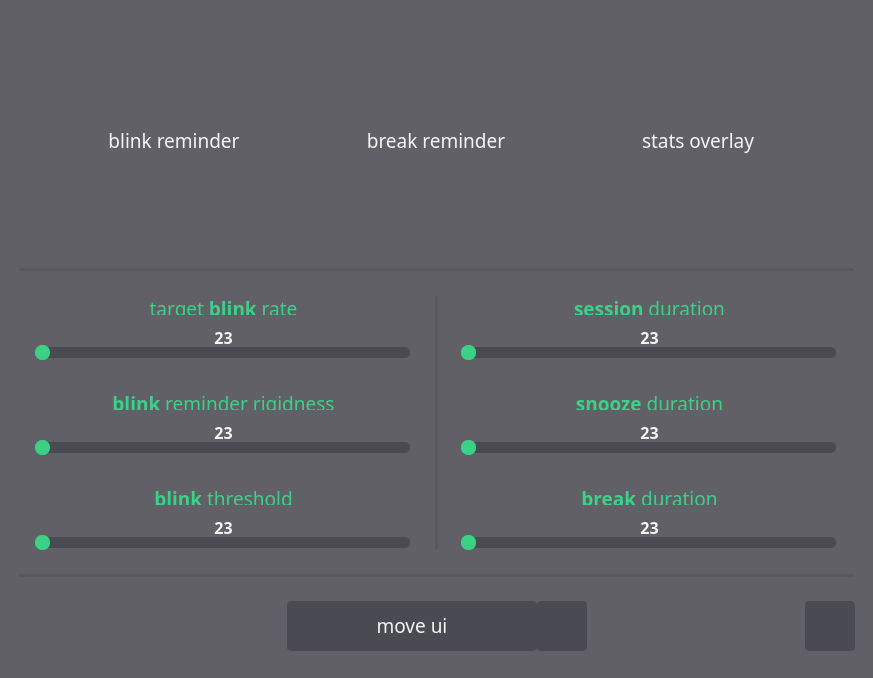
<?xml version="1.0" encoding="UTF-8"?>
<ui version="4.0">
 <class>Form</class>
 <widget class="QWidget" name="Form">
  <property name="geometry">
   <rect>
    <x>0</x>
    <y>0</y>
    <width>873</width>
    <height>678</height>
   </rect>
  </property>
  <property name="windowTitle">
   <string>Form</string>
  </property>
  <property name="styleSheet">
   <string notr="true">border:0; color:rgb(245, 245, 245);</string>
  </property>
  <layout class="QHBoxLayout" name="horizontalLayout">
   <property name="spacing">
    <number>0</number>
   </property>
   <property name="leftMargin">
    <number>0</number>
   </property>
   <property name="topMargin">
    <number>0</number>
   </property>
   <property name="rightMargin">
    <number>0</number>
   </property>
   <property name="bottomMargin">
    <number>0</number>
   </property>
   <item>
    <widget class="QFrame" name="frame">
     <property name="styleSheet">
      <string notr="true">background-color: rgba(56, 56, 64, 200);</string>
     </property>
     <property name="frameShape">
      <enum>QFrame::StyledPanel</enum>
     </property>
     <property name="frameShadow">
      <enum>QFrame::Raised</enum>
     </property>
     <layout class="QVBoxLayout" name="verticalLayout">
      <item>
       <widget class="QFrame" name="frame_3">
        <property name="minimumSize">
         <size>
          <width>0</width>
          <height>253</height>
         </size>
        </property>
        <property name="maximumSize">
         <size>
          <width>16777215</width>
          <height>253</height>
         </size>
        </property>
        <property name="styleSheet">
         <string notr="true">* {
background-color: transparent;
}

QToolButton{
border-radius: 10px;
padding:0; border:0; margin:0;
padding-top:10px;
}

QToolButton::hover{
background-color: rgba(68, 68, 78, 255);
}
</string>
        </property>
        <property name="frameShape">
         <enum>QFrame::StyledPanel</enum>
        </property>
        <property name="frameShadow">
         <enum>QFrame::Raised</enum>
        </property>
        <layout class="QHBoxLayout" name="horizontalLayout_2">
         <item>
          <widget class="QToolButton" name="blink_reminder_toggle">
           <property name="minimumSize">
            <size>
             <width>200</width>
             <height>200</height>
            </size>
           </property>
           <property name="maximumSize">
            <size>
             <width>200</width>
             <height>200</height>
            </size>
           </property>
           <property name="font">
            <font>
             <family>BIZ UDPゴシック</family>
             <pointsize>14</pointsize>
            </font>
           </property>
           <property name="layoutDirection">
            <enum>Qt::LeftToRight</enum>
           </property>
           <property name="styleSheet">
            <string notr="true"/>
           </property>
           <property name="text">
            <string>blink reminder</string>
           </property>
           <property name="icon">
            <iconset resource="resources/icons.qrc">
             <normaloff>:/icons/eye_closed_gray.png</normaloff>
             <normalon>:/icons/eye_open_green.png</normalon>:/icons/eye_closed_gray.png</iconset>
           </property>
           <property name="iconSize">
            <size>
             <width>120</width>
             <height>120</height>
            </size>
           </property>
           <property name="checkable">
            <bool>true</bool>
           </property>
           <property name="checked">
            <bool>true</bool>
           </property>
           <property name="toolButtonStyle">
            <enum>Qt::ToolButtonTextUnderIcon</enum>
           </property>
           <property name="autoRaise">
            <bool>false</bool>
           </property>
           <property name="arrowType">
            <enum>Qt::NoArrow</enum>
           </property>
          </widget>
         </item>
         <item>
          <widget class="QToolButton" name="break_reminder_toggle">
           <property name="minimumSize">
            <size>
             <width>200</width>
             <height>200</height>
            </size>
           </property>
           <property name="maximumSize">
            <size>
             <width>200</width>
             <height>200</height>
            </size>
           </property>
           <property name="font">
            <font>
             <family>BIZ UDPゴシック</family>
             <pointsize>14</pointsize>
            </font>
           </property>
           <property name="layoutDirection">
            <enum>Qt::LeftToRight</enum>
           </property>
           <property name="styleSheet">
            <string notr="true"/>
           </property>
           <property name="text">
            <string>break reminder</string>
           </property>
           <property name="icon">
            <iconset resource="resources/icons.qrc">
             <normaloff>:/icons/eye_closed_gray.png</normaloff>
             <normalon>:/icons/eye_open_green.png</normalon>:/icons/eye_closed_gray.png</iconset>
           </property>
           <property name="iconSize">
            <size>
             <width>120</width>
             <height>120</height>
            </size>
           </property>
           <property name="checkable">
            <bool>true</bool>
           </property>
           <property name="checked">
            <bool>true</bool>
           </property>
           <property name="toolButtonStyle">
            <enum>Qt::ToolButtonTextUnderIcon</enum>
           </property>
           <property name="autoRaise">
            <bool>false</bool>
           </property>
           <property name="arrowType">
            <enum>Qt::NoArrow</enum>
           </property>
          </widget>
         </item>
         <item>
          <widget class="QToolButton" name="stats_overlay_toggle">
           <property name="minimumSize">
            <size>
             <width>200</width>
             <height>200</height>
            </size>
           </property>
           <property name="maximumSize">
            <size>
             <width>200</width>
             <height>200</height>
            </size>
           </property>
           <property name="font">
            <font>
             <family>BIZ UDPゴシック</family>
             <pointsize>14</pointsize>
            </font>
           </property>
           <property name="layoutDirection">
            <enum>Qt::LeftToRight</enum>
           </property>
           <property name="styleSheet">
            <string notr="true"/>
           </property>
           <property name="text">
            <string>stats overlay</string>
           </property>
           <property name="icon">
            <iconset resource="resources/icons.qrc">
             <normaloff>:/icons/eye_closed_gray.png</normaloff>
             <normalon>:/icons/eye_open_green.png</normalon>:/icons/eye_closed_gray.png</iconset>
           </property>
           <property name="iconSize">
            <size>
             <width>120</width>
             <height>120</height>
            </size>
           </property>
           <property name="checkable">
            <bool>true</bool>
           </property>
           <property name="checked">
            <bool>true</bool>
           </property>
           <property name="toolButtonStyle">
            <enum>Qt::ToolButtonTextUnderIcon</enum>
           </property>
           <property name="autoRaise">
            <bool>false</bool>
           </property>
           <property name="arrowType">
            <enum>Qt::NoArrow</enum>
           </property>
          </widget>
         </item>
        </layout>
       </widget>
      </item>
      <item>
       <widget class="Line" name="line">
        <property name="styleSheet">
         <string notr="true">margin: 10;
background-color: rgba(0, 0, 0, 20)
</string>
        </property>
        <property name="orientation">
         <enum>Qt::Horizontal</enum>
        </property>
       </widget>
      </item>
      <item>
       <widget class="QFrame" name="frame_2">
        <property name="styleSheet">
         <string notr="true">*{
background-color: transparent;
}

QSlider::groove:horizontal {
background-color: rgba(68, 68, 78, 200);
height: 11px;
border-radius: 5px;
margin: 0 10px;

}

QSlider::handle:horizontal {
background-color: rgb(59, 209, 135);
height:15px;
width:15px;
border-radius: 7px;
margin: -2px;
}

QSlider::handle:horizontal:hover {
background-color: rgb(89, 239, 165);
}

QSlider::handle:horizontal:pressed {
background-color: rgb(89, 239, 165);
}</string>
        </property>
        <property name="frameShape">
         <enum>QFrame::StyledPanel</enum>
        </property>
        <property name="frameShadow">
         <enum>QFrame::Raised</enum>
        </property>
        <layout class="QHBoxLayout" name="horizontalLayout_3">
         <item>
          <widget class="QFrame" name="frame_10">
           <property name="maximumSize">
            <size>
             <width>16777215</width>
             <height>16777215</height>
            </size>
           </property>
           <property name="styleSheet">
            <string notr="true"/>
           </property>
           <property name="frameShape">
            <enum>QFrame::StyledPanel</enum>
           </property>
           <property name="frameShadow">
            <enum>QFrame::Raised</enum>
           </property>
           <layout class="QVBoxLayout" name="verticalLayout_8">
            <property name="spacing">
             <number>30</number>
            </property>
            <item>
             <widget class="QFrame" name="frame_11">
              <property name="maximumSize">
               <size>
                <width>16777215</width>
                <height>80</height>
               </size>
              </property>
              <property name="frameShape">
               <enum>QFrame::StyledPanel</enum>
              </property>
              <property name="frameShadow">
               <enum>QFrame::Raised</enum>
              </property>
              <layout class="QVBoxLayout" name="verticalLayout_9">
               <property name="spacing">
                <number>0</number>
               </property>
               <property name="leftMargin">
                <number>0</number>
               </property>
               <property name="topMargin">
                <number>0</number>
               </property>
               <property name="rightMargin">
                <number>0</number>
               </property>
               <property name="bottomMargin">
                <number>0</number>
               </property>
               <item>
                <widget class="QLabel" name="label_11">
                 <property name="maximumSize">
                  <size>
                   <width>16777215</width>
                   <height>20</height>
                  </size>
                 </property>
                 <property name="font">
                  <font>
                   <family>BIZ UDPゴシック</family>
                   <pointsize>14</pointsize>
                  </font>
                 </property>
                 <property name="styleSheet">
                  <string notr="true">color: rgb(59, 209, 135);</string>
                 </property>
                 <property name="text">
                  <string>target &lt;b&gt;blink&lt;/b&gt; rate</string>
                 </property>
                 <property name="alignment">
                  <set>Qt::AlignCenter</set>
                 </property>
                </widget>
               </item>
               <item>
                <widget class="QLabel" name="target_blink_rate_label">
                 <property name="minimumSize">
                  <size>
                   <width>0</width>
                   <height>0</height>
                  </size>
                 </property>
                 <property name="maximumSize">
                  <size>
                   <width>16777215</width>
                   <height>30</height>
                  </size>
                 </property>
                 <property name="font">
                  <font>
                   <family>BIZ UDPゴシック</family>
                   <pointsize>12</pointsize>
                   <weight>75</weight>
                   <bold>true</bold>
                  </font>
                 </property>
                 <property name="styleSheet">
                  <string notr="true">padding-top:15</string>
                 </property>
                 <property name="text">
                  <string>23</string>
                 </property>
                 <property name="alignment">
                  <set>Qt::AlignCenter</set>
                 </property>
                </widget>
               </item>
               <item>
                <widget class="QSlider" name="target_blink_rate_slider">
                 <property name="styleSheet">
                  <string notr="true"/>
                 </property>
                 <property name="minimum">
                  <number>10</number>
                 </property>
                 <property name="maximum">
                  <number>60</number>
                 </property>
                 <property name="pageStep">
                  <number>1</number>
                 </property>
                 <property name="sliderPosition">
                  <number>10</number>
                 </property>
                 <property name="orientation">
                  <enum>Qt::Horizontal</enum>
                 </property>
                 <property name="invertedAppearance">
                  <bool>false</bool>
                 </property>
                 <property name="invertedControls">
                  <bool>false</bool>
                 </property>
                </widget>
               </item>
              </layout>
             </widget>
            </item>
            <item>
             <widget class="QFrame" name="frame_12">
              <property name="maximumSize">
               <size>
                <width>16777215</width>
                <height>80</height>
               </size>
              </property>
              <property name="frameShape">
               <enum>QFrame::StyledPanel</enum>
              </property>
              <property name="frameShadow">
               <enum>QFrame::Raised</enum>
              </property>
              <layout class="QVBoxLayout" name="verticalLayout_10">
               <property name="spacing">
                <number>0</number>
               </property>
               <property name="leftMargin">
                <number>0</number>
               </property>
               <property name="topMargin">
                <number>0</number>
               </property>
               <property name="rightMargin">
                <number>0</number>
               </property>
               <property name="bottomMargin">
                <number>0</number>
               </property>
               <item>
                <widget class="QLabel" name="label_5">
                 <property name="maximumSize">
                  <size>
                   <width>16777215</width>
                   <height>20</height>
                  </size>
                 </property>
                 <property name="font">
                  <font>
                   <family>BIZ UDPゴシック</family>
                   <pointsize>14</pointsize>
                  </font>
                 </property>
                 <property name="styleSheet">
                  <string notr="true">color: rgb(59, 209, 135);</string>
                 </property>
                 <property name="text">
                  <string>&lt;b&gt;blink&lt;/b&gt; reminder rigidness</string>
                 </property>
                 <property name="alignment">
                  <set>Qt::AlignCenter</set>
                 </property>
                </widget>
               </item>
               <item>
                <widget class="QLabel" name="blink_reminder_rigidness_label">
                 <property name="minimumSize">
                  <size>
                   <width>0</width>
                   <height>0</height>
                  </size>
                 </property>
                 <property name="maximumSize">
                  <size>
                   <width>16777215</width>
                   <height>30</height>
                  </size>
                 </property>
                 <property name="font">
                  <font>
                   <family>BIZ UDPゴシック</family>
                   <pointsize>12</pointsize>
                   <weight>75</weight>
                   <bold>true</bold>
                  </font>
                 </property>
                 <property name="styleSheet">
                  <string notr="true">padding-top:15</string>
                 </property>
                 <property name="text">
                  <string>23</string>
                 </property>
                 <property name="alignment">
                  <set>Qt::AlignCenter</set>
                 </property>
                </widget>
               </item>
               <item>
                <widget class="QSlider" name="blink_reminder_rigidness_slider">
                 <property name="styleSheet">
                  <string notr="true"/>
                 </property>
                 <property name="minimum">
                  <number>1</number>
                 </property>
                 <property name="maximum">
                  <number>100</number>
                 </property>
                 <property name="pageStep">
                  <number>1</number>
                 </property>
                 <property name="sliderPosition">
                  <number>1</number>
                 </property>
                 <property name="orientation">
                  <enum>Qt::Horizontal</enum>
                 </property>
                 <property name="invertedAppearance">
                  <bool>false</bool>
                 </property>
                 <property name="invertedControls">
                  <bool>false</bool>
                 </property>
                </widget>
               </item>
              </layout>
             </widget>
            </item>
            <item>
             <widget class="QFrame" name="frame_13">
              <property name="maximumSize">
               <size>
                <width>16777215</width>
                <height>80</height>
               </size>
              </property>
              <property name="frameShape">
               <enum>QFrame::StyledPanel</enum>
              </property>
              <property name="frameShadow">
               <enum>QFrame::Raised</enum>
              </property>
              <layout class="QVBoxLayout" name="verticalLayout_11">
               <property name="spacing">
                <number>0</number>
               </property>
               <property name="leftMargin">
                <number>0</number>
               </property>
               <property name="topMargin">
                <number>0</number>
               </property>
               <property name="rightMargin">
                <number>0</number>
               </property>
               <property name="bottomMargin">
                <number>0</number>
               </property>
               <item>
                <widget class="QLabel" name="label_15">
                 <property name="maximumSize">
                  <size>
                   <width>16777215</width>
                   <height>20</height>
                  </size>
                 </property>
                 <property name="font">
                  <font>
                   <family>BIZ UDPゴシック</family>
                   <pointsize>14</pointsize>
                  </font>
                 </property>
                 <property name="styleSheet">
                  <string notr="true">color: rgb(59, 209, 135);</string>
                 </property>
                 <property name="text">
                  <string>&lt;b&gt;blink&lt;/b&gt; threshold</string>
                 </property>
                 <property name="alignment">
                  <set>Qt::AlignCenter</set>
                 </property>
                </widget>
               </item>
               <item>
                <widget class="QLabel" name="ear_threshold_label">
                 <property name="minimumSize">
                  <size>
                   <width>0</width>
                   <height>0</height>
                  </size>
                 </property>
                 <property name="maximumSize">
                  <size>
                   <width>16777215</width>
                   <height>30</height>
                  </size>
                 </property>
                 <property name="font">
                  <font>
                   <family>BIZ UDPゴシック</family>
                   <pointsize>12</pointsize>
                   <weight>75</weight>
                   <bold>true</bold>
                  </font>
                 </property>
                 <property name="styleSheet">
                  <string notr="true">padding-top:15</string>
                 </property>
                 <property name="text">
                  <string>23</string>
                 </property>
                 <property name="alignment">
                  <set>Qt::AlignCenter</set>
                 </property>
                </widget>
               </item>
               <item>
                <widget class="QSlider" name="ear_threshold_slider">
                 <property name="styleSheet">
                  <string notr="true"/>
                 </property>
                 <property name="minimum">
                  <number>20</number>
                 </property>
                 <property name="maximum">
                  <number>25</number>
                 </property>
                 <property name="pageStep">
                  <number>1</number>
                 </property>
                 <property name="sliderPosition">
                  <number>20</number>
                 </property>
                 <property name="orientation">
                  <enum>Qt::Horizontal</enum>
                 </property>
                 <property name="invertedAppearance">
                  <bool>false</bool>
                 </property>
                 <property name="invertedControls">
                  <bool>false</bool>
                 </property>
                </widget>
               </item>
              </layout>
             </widget>
            </item>
           </layout>
          </widget>
         </item>
         <item>
          <widget class="Line" name="line_2">
           <property name="styleSheet">
            <string notr="true">margin: 10;
background-color: rgba(0, 0, 0, 20)
</string>
           </property>
           <property name="orientation">
            <enum>Qt::Vertical</enum>
           </property>
          </widget>
         </item>
         <item>
          <widget class="QFrame" name="frame_4">
           <property name="maximumSize">
            <size>
             <width>16777215</width>
             <height>16777215</height>
            </size>
           </property>
           <property name="styleSheet">
            <string notr="true"/>
           </property>
           <property name="frameShape">
            <enum>QFrame::StyledPanel</enum>
           </property>
           <property name="frameShadow">
            <enum>QFrame::Raised</enum>
           </property>
           <layout class="QVBoxLayout" name="verticalLayout_2">
            <property name="spacing">
             <number>30</number>
            </property>
            <item>
             <widget class="QFrame" name="frame_6">
              <property name="maximumSize">
               <size>
                <width>16777215</width>
                <height>80</height>
               </size>
              </property>
              <property name="frameShape">
               <enum>QFrame::StyledPanel</enum>
              </property>
              <property name="frameShadow">
               <enum>QFrame::Raised</enum>
              </property>
              <layout class="QVBoxLayout" name="verticalLayout_4">
               <property name="spacing">
                <number>0</number>
               </property>
               <property name="leftMargin">
                <number>0</number>
               </property>
               <property name="topMargin">
                <number>0</number>
               </property>
               <property name="rightMargin">
                <number>0</number>
               </property>
               <property name="bottomMargin">
                <number>0</number>
               </property>
               <item>
                <widget class="QLabel" name="label_3">
                 <property name="maximumSize">
                  <size>
                   <width>16777215</width>
                   <height>20</height>
                  </size>
                 </property>
                 <property name="font">
                  <font>
                   <family>BIZ UDPゴシック</family>
                   <pointsize>14</pointsize>
                  </font>
                 </property>
                 <property name="styleSheet">
                  <string notr="true">color: rgb(59, 209, 135);</string>
                 </property>
                 <property name="text">
                  <string>&lt;b&gt;session&lt;/b&gt; duration</string>
                 </property>
                 <property name="alignment">
                  <set>Qt::AlignCenter</set>
                 </property>
                </widget>
               </item>
               <item>
                <widget class="QLabel" name="session_duration_label">
                 <property name="minimumSize">
                  <size>
                   <width>0</width>
                   <height>0</height>
                  </size>
                 </property>
                 <property name="maximumSize">
                  <size>
                   <width>16777215</width>
                   <height>30</height>
                  </size>
                 </property>
                 <property name="font">
                  <font>
                   <family>BIZ UDPゴシック</family>
                   <pointsize>12</pointsize>
                   <weight>75</weight>
                   <bold>true</bold>
                  </font>
                 </property>
                 <property name="styleSheet">
                  <string notr="true">padding-top:15</string>
                 </property>
                 <property name="text">
                  <string>23</string>
                 </property>
                 <property name="alignment">
                  <set>Qt::AlignCenter</set>
                 </property>
                </widget>
               </item>
               <item>
                <widget class="QSlider" name="session_duration_slider">
                 <property name="styleSheet">
                  <string notr="true"/>
                 </property>
                 <property name="minimum">
                  <number>10</number>
                 </property>
                 <property name="maximum">
                  <number>60</number>
                 </property>
                 <property name="pageStep">
                  <number>1</number>
                 </property>
                 <property name="sliderPosition">
                  <number>10</number>
                 </property>
                 <property name="orientation">
                  <enum>Qt::Horizontal</enum>
                 </property>
                 <property name="invertedAppearance">
                  <bool>false</bool>
                 </property>
                 <property name="invertedControls">
                  <bool>false</bool>
                 </property>
                </widget>
               </item>
              </layout>
             </widget>
            </item>
            <item>
             <widget class="QFrame" name="frame_5">
              <property name="maximumSize">
               <size>
                <width>16777215</width>
                <height>80</height>
               </size>
              </property>
              <property name="frameShape">
               <enum>QFrame::StyledPanel</enum>
              </property>
              <property name="frameShadow">
               <enum>QFrame::Raised</enum>
              </property>
              <layout class="QVBoxLayout" name="verticalLayout_3">
               <property name="spacing">
                <number>0</number>
               </property>
               <property name="leftMargin">
                <number>0</number>
               </property>
               <property name="topMargin">
                <number>0</number>
               </property>
               <property name="rightMargin">
                <number>0</number>
               </property>
               <property name="bottomMargin">
                <number>0</number>
               </property>
               <item>
                <widget class="QLabel" name="label_2">
                 <property name="maximumSize">
                  <size>
                   <width>16777215</width>
                   <height>20</height>
                  </size>
                 </property>
                 <property name="font">
                  <font>
                   <family>BIZ UDPゴシック</family>
                   <pointsize>14</pointsize>
                  </font>
                 </property>
                 <property name="styleSheet">
                  <string notr="true">color: rgb(59, 209, 135);</string>
                 </property>
                 <property name="text">
                  <string>&lt;b&gt;snooze&lt;/b&gt; duration</string>
                 </property>
                 <property name="alignment">
                  <set>Qt::AlignCenter</set>
                 </property>
                </widget>
               </item>
               <item>
                <widget class="QLabel" name="snooze_duration_label">
                 <property name="minimumSize">
                  <size>
                   <width>0</width>
                   <height>0</height>
                  </size>
                 </property>
                 <property name="maximumSize">
                  <size>
                   <width>16777215</width>
                   <height>30</height>
                  </size>
                 </property>
                 <property name="font">
                  <font>
                   <family>BIZ UDPゴシック</family>
                   <pointsize>12</pointsize>
                   <weight>75</weight>
                   <bold>true</bold>
                  </font>
                 </property>
                 <property name="styleSheet">
                  <string notr="true">padding-top:15</string>
                 </property>
                 <property name="text">
                  <string>23</string>
                 </property>
                 <property name="alignment">
                  <set>Qt::AlignCenter</set>
                 </property>
                </widget>
               </item>
               <item>
                <widget class="QSlider" name="snooze_duration_slider">
                 <property name="styleSheet">
                  <string notr="true"/>
                 </property>
                 <property name="minimum">
                  <number>1</number>
                 </property>
                 <property name="maximum">
                  <number>10</number>
                 </property>
                 <property name="pageStep">
                  <number>1</number>
                 </property>
                 <property name="sliderPosition">
                  <number>1</number>
                 </property>
                 <property name="orientation">
                  <enum>Qt::Horizontal</enum>
                 </property>
                 <property name="invertedAppearance">
                  <bool>false</bool>
                 </property>
                 <property name="invertedControls">
                  <bool>false</bool>
                 </property>
                </widget>
               </item>
              </layout>
             </widget>
            </item>
            <item>
             <widget class="QFrame" name="frame_9">
              <property name="maximumSize">
               <size>
                <width>16777215</width>
                <height>80</height>
               </size>
              </property>
              <property name="frameShape">
               <enum>QFrame::StyledPanel</enum>
              </property>
              <property name="frameShadow">
               <enum>QFrame::Raised</enum>
              </property>
              <layout class="QVBoxLayout" name="verticalLayout_7">
               <property name="spacing">
                <number>0</number>
               </property>
               <property name="leftMargin">
                <number>0</number>
               </property>
               <property name="topMargin">
                <number>0</number>
               </property>
               <property name="rightMargin">
                <number>0</number>
               </property>
               <property name="bottomMargin">
                <number>0</number>
               </property>
               <item>
                <widget class="QLabel" name="label_9">
                 <property name="maximumSize">
                  <size>
                   <width>16777215</width>
                   <height>20</height>
                  </size>
                 </property>
                 <property name="font">
                  <font>
                   <family>BIZ UDPゴシック</family>
                   <pointsize>14</pointsize>
                  </font>
                 </property>
                 <property name="styleSheet">
                  <string notr="true">color: rgb(59, 209, 135);</string>
                 </property>
                 <property name="text">
                  <string>&lt;b&gt;break&lt;/b&gt; duration</string>
                 </property>
                 <property name="alignment">
                  <set>Qt::AlignCenter</set>
                 </property>
                </widget>
               </item>
               <item>
                <widget class="QLabel" name="break_duration_label">
                 <property name="minimumSize">
                  <size>
                   <width>0</width>
                   <height>0</height>
                  </size>
                 </property>
                 <property name="maximumSize">
                  <size>
                   <width>16777215</width>
                   <height>30</height>
                  </size>
                 </property>
                 <property name="font">
                  <font>
                   <family>BIZ UDPゴシック</family>
                   <pointsize>12</pointsize>
                   <weight>75</weight>
                   <bold>true</bold>
                  </font>
                 </property>
                 <property name="styleSheet">
                  <string notr="true">padding-top:15</string>
                 </property>
                 <property name="text">
                  <string>23</string>
                 </property>
                 <property name="alignment">
                  <set>Qt::AlignCenter</set>
                 </property>
                </widget>
               </item>
               <item>
                <widget class="QSlider" name="break_duration_slider">
                 <property name="styleSheet">
                  <string notr="true"/>
                 </property>
                 <property name="minimum">
                  <number>1</number>
                 </property>
                 <property name="maximum">
                  <number>300</number>
                 </property>
                 <property name="singleStep">
                  <number>10</number>
                 </property>
                 <property name="pageStep">
                  <number>1</number>
                 </property>
                 <property name="sliderPosition">
                  <number>1</number>
                 </property>
                 <property name="orientation">
                  <enum>Qt::Horizontal</enum>
                 </property>
                 <property name="invertedAppearance">
                  <bool>false</bool>
                 </property>
                 <property name="invertedControls">
                  <bool>false</bool>
                 </property>
                </widget>
               </item>
              </layout>
             </widget>
            </item>
           </layout>
          </widget>
         </item>
        </layout>
       </widget>
      </item>
      <item>
       <widget class="Line" name="line_3">
        <property name="styleSheet">
         <string notr="true">margin: 10;
background-color: rgba(0, 0, 0, 20)
</string>
        </property>
        <property name="orientation">
         <enum>Qt::Horizontal</enum>
        </property>
       </widget>
      </item>
      <item>
       <widget class="QFrame" name="frame_7">
        <property name="styleSheet">
         <string notr="true">* {
background-color: transparent
}

QPushButton{
background-color: rgba(68, 68, 78, 200);
color: rgb(245, 245, 245);
border-radius: 4px;
}

QPushButton::hover{
background-color: rgba(88, 88, 98, 200);
color: rgb(59, 209, 135);
}

QPushButton::checked{
background-color: rgb(59, 209, 135);
color: rgb(245, 245, 245);
}</string>
        </property>
        <property name="frameShape">
         <enum>QFrame::StyledPanel</enum>
        </property>
        <property name="frameShadow">
         <enum>QFrame::Raised</enum>
        </property>
        <layout class="QHBoxLayout" name="horizontalLayout_5">
         <item>
          <widget class="QFrame" name="frame_16">
           <property name="minimumSize">
            <size>
             <width>50</width>
             <height>50</height>
            </size>
           </property>
           <property name="maximumSize">
            <size>
             <width>50</width>
             <height>50</height>
            </size>
           </property>
           <property name="frameShape">
            <enum>QFrame::StyledPanel</enum>
           </property>
           <property name="frameShadow">
            <enum>QFrame::Raised</enum>
           </property>
          </widget>
         </item>
         <item>
          <widget class="QFrame" name="frame_15">
           <property name="frameShape">
            <enum>QFrame::StyledPanel</enum>
           </property>
           <property name="frameShadow">
            <enum>QFrame::Raised</enum>
           </property>
          </widget>
         </item>
         <item>
          <widget class="QFrame" name="frame_8">
           <property name="minimumSize">
            <size>
             <width>300</width>
             <height>0</height>
            </size>
           </property>
           <property name="maximumSize">
            <size>
             <width>300</width>
             <height>16777215</height>
            </size>
           </property>
           <property name="frameShape">
            <enum>QFrame::StyledPanel</enum>
           </property>
           <property name="frameShadow">
            <enum>QFrame::Raised</enum>
           </property>
           <layout class="QHBoxLayout" name="horizontalLayout_4">
            <property name="spacing">
             <number>0</number>
            </property>
            <property name="leftMargin">
             <number>0</number>
            </property>
            <property name="topMargin">
             <number>0</number>
            </property>
            <property name="rightMargin">
             <number>0</number>
            </property>
            <property name="bottomMargin">
             <number>0</number>
            </property>
            <item>
             <widget class="QPushButton" name="move_ui_button">
              <property name="minimumSize">
               <size>
                <width>250</width>
                <height>50</height>
               </size>
              </property>
              <property name="maximumSize">
               <size>
                <width>250</width>
                <height>16777215</height>
               </size>
              </property>
              <property name="font">
               <font>
                <family>BIZ UDPゴシック</family>
                <pointsize>14</pointsize>
               </font>
              </property>
              <property name="styleSheet">
               <string notr="true">padding-bottom: 2px;</string>
              </property>
              <property name="text">
               <string>move ui</string>
              </property>
              <property name="checkable">
               <bool>true</bool>
              </property>
             </widget>
            </item>
            <item>
             <widget class="QPushButton" name="reset_geometry_button">
              <property name="minimumSize">
               <size>
                <width>50</width>
                <height>50</height>
               </size>
              </property>
              <property name="maximumSize">
               <size>
                <width>50</width>
                <height>16777215</height>
               </size>
              </property>
              <property name="font">
               <font>
                <family>BIZ UDPゴシック</family>
                <pointsize>14</pointsize>
               </font>
              </property>
              <property name="styleSheet">
               <string notr="true"/>
              </property>
              <property name="text">
               <string/>
              </property>
              <property name="icon">
               <iconset resource="resources/icons.qrc">
                <normaloff>:/icons/reset_icon.png</normaloff>:/icons/reset_icon.png</iconset>
              </property>
              <property name="iconSize">
               <size>
                <width>36</width>
                <height>36</height>
               </size>
              </property>
             </widget>
            </item>
           </layout>
          </widget>
         </item>
         <item>
          <widget class="QFrame" name="frame_14">
           <property name="frameShape">
            <enum>QFrame::StyledPanel</enum>
           </property>
           <property name="frameShadow">
            <enum>QFrame::Raised</enum>
           </property>
          </widget>
         </item>
         <item>
          <widget class="QPushButton" name="reset_settings_button">
           <property name="minimumSize">
            <size>
             <width>50</width>
             <height>50</height>
            </size>
           </property>
           <property name="maximumSize">
            <size>
             <width>50</width>
             <height>50</height>
            </size>
           </property>
           <property name="text">
            <string/>
           </property>
           <property name="icon">
            <iconset resource="resources/icons.qrc">
             <normaloff>:/icons/reset_icon.png</normaloff>:/icons/reset_icon.png</iconset>
           </property>
           <property name="iconSize">
            <size>
             <width>36</width>
             <height>36</height>
            </size>
           </property>
          </widget>
         </item>
        </layout>
       </widget>
      </item>
     </layout>
    </widget>
   </item>
  </layout>
 </widget>
 <resources>
  <include location="resources/icons.qrc"/>
 </resources>
 <connections/>
</ui>
